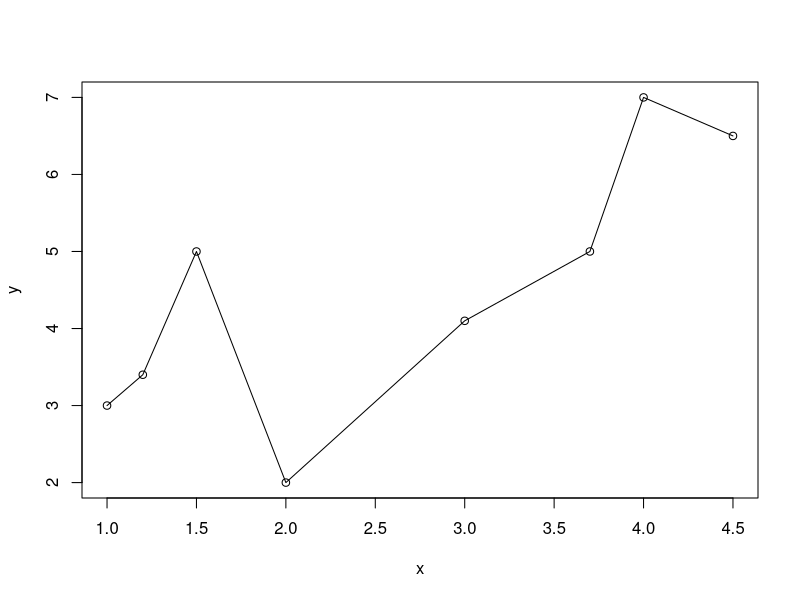
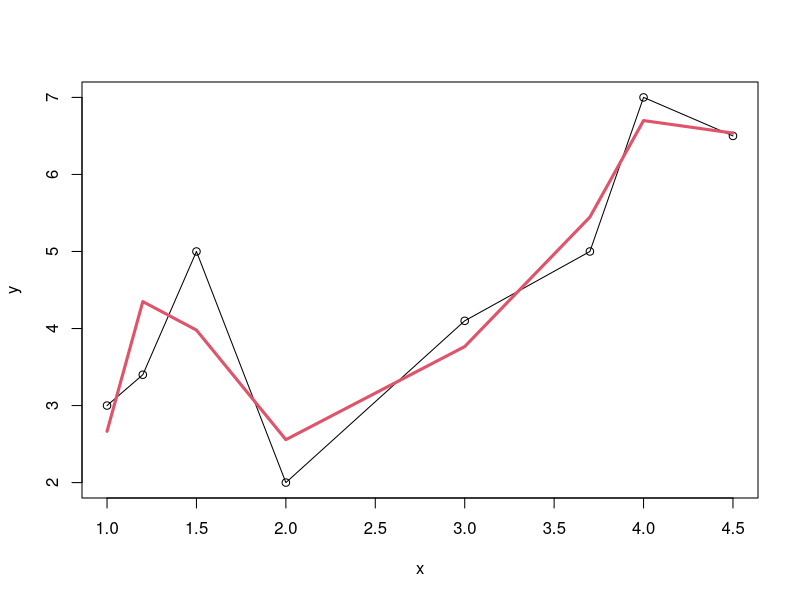
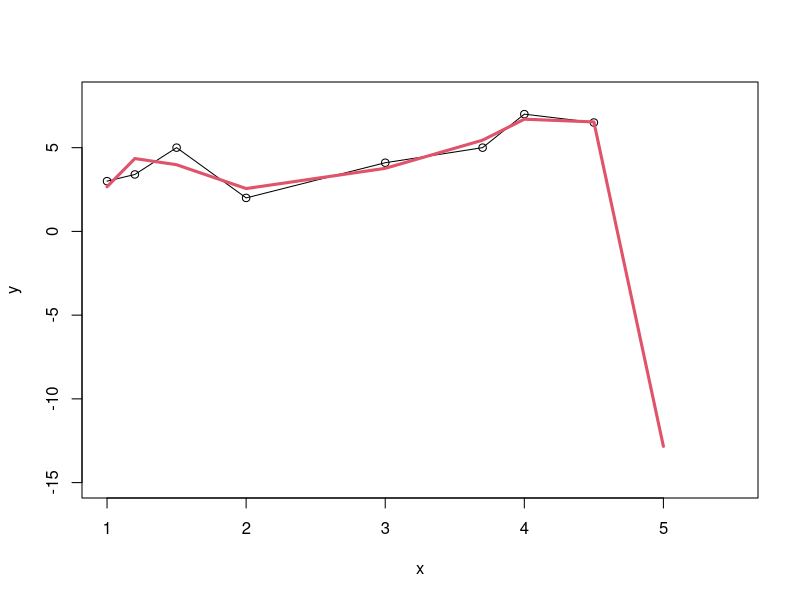
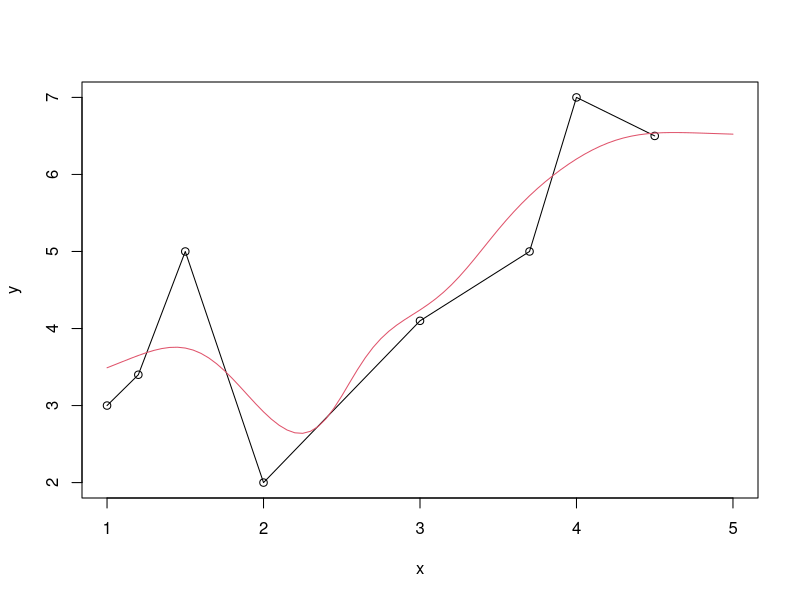
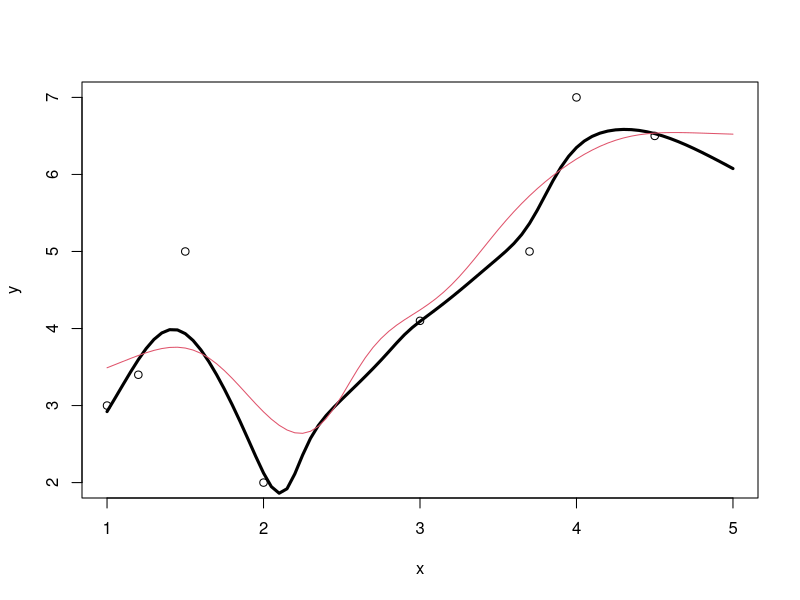
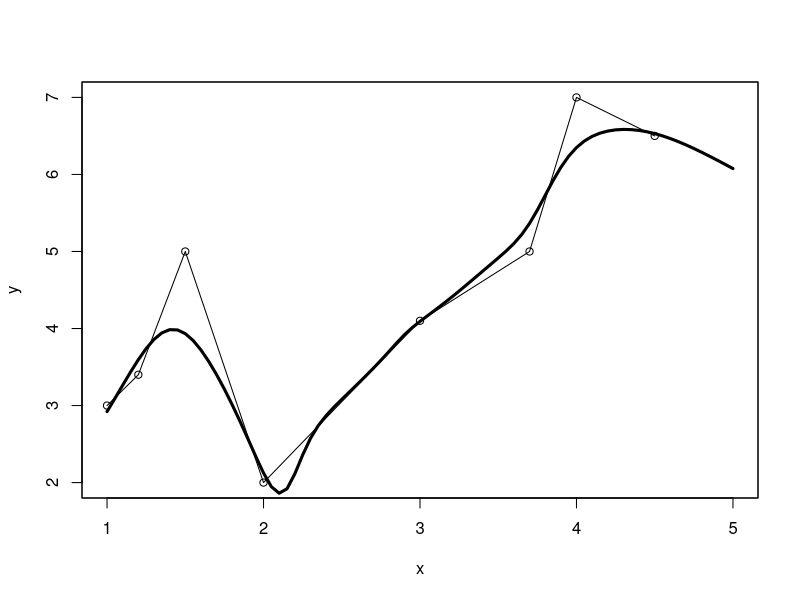

R code for these plots, in order:
### Simulacióm MCO ###
n=100
beta0=10
beta1=1
m=5000 #Num replicas
# consideramos siempre en una simulación las x's como fijas
x<-1:n
bet0=NULL
bet1=NULL
best=NULL
for(j in 1:m ){
  e=rnorm(n, mean=0, sd=2) # errores iid normalmente de varianza constante
  y=beta0+beta1*x+e #muestra
  lm1=lm(y~x) #ejecutamos con el comando lm un MRNL
  bet0[j]=lm1$coefficients[1]
  bet1[j]=lm1$coefficients[2]
}
best[1]<-mean(bet0)
best[2]<-mean(bet1)
est<- data.frame(b0=c(round(best[1],3)), b1=c(round(best[2],3)), row.names="estimaciones");est
cbind(best[1],best[2])
### Regresión por mínimos cuadrados ###
x=c(1,1.2,1.5,2,3,3.7,4,4.5)
y=c(3,3.4,5,2,4.1,5,7,6.5)
plot(x,y);lines(x,y)
w=c(0.33,0.33,0.28,0.06,0,0,0,0)
lm(y~x)
# usando el criterio general de un modelo múltiple sin intercepto donde las variables se han ponderado por sqrt(wi)
wi=sqrt(w)
yw1=wi*y
xw1=wi*x
lm(yw1~wi+xw1-1) #lm(y~x, weights=w)
### Ajuste polinomial ###
x2=x^2; x3=x^3; x4=x^4; x5=x^5; x6=x^6;
lm1=lm(y~x+x2+x3+x4+x5+x6)
X=cbind(rep(1,8), x,x2,x3,x4,x5,x6)
ye=X%*%lm1$coefficients
plot(x,y); lines(x,y); lines(x, ye, col=2, lwd=3)
# clauclo de y estimado cuando x es igual a 5 (predicción)
xn=5
xf=c(1,xn,xn^2,xn^3,xn^4,xn^5,xn^6)
Xf=rbind(X,xf) # x futuro, linea de info con la cual se estima el vallor de y cuando x es igual a 5
yf=Xf%*%lm1$coefficients #y estimado
plot(x,y, xlim=c(1,5.5), ylim=c(-15,8)); lines(x,y)
lines(c(x,xn), yf, col=2, lwd=3)
### Modelo no paramétrico por polinomios locales ###
# Con la siguiente instrucción se obtiene el estimador de Nardaya-Watson, este no admite polinomios luego sus suavizamiento no es el mejor
hs=1
xs=seq(min(x),5,0.05)
ys=ksmooth(x,y,kernel="normal", bandwidth=hs, x.points=xs)
ys$x #puntos de evaluación
ys$y # estimaciones
plot(x,y, xlim=c(1,5)); lines(x,y)
lines(ys$x, ys$y, col=2)
# Ksmooth es suavizador con base en el estimador Local mean(Naradaya) para cada punto un modelo de regresión polinómico centrado en x
### pendientes ###
a=12; b=11
ys$x[b]
(ys$y[b]-ys$y[a])/(ys$x[b]-ys$x[a])
a=36; b=35
(ys$y[b]-ys$y[a])/(ys$x[b]-ys$x[a])
# ancho de banda para que coincida sm.regression con el siguiente código
h=0.3
#h=0.4
#h=0.5
points=seq(min(x), 5,0.05);
a=rep(0, length(points))
b=rep(0, length(points))
for(i in 1:length(points)){
  z=(x-points[i])/h
  k=(1/((2*pi)^0.5))*exp(-0.5*z*z)
  wi=k/sum(k)
  xt=x-points[i] #estimador no paramétrico, polinomio local grado 1
  xt2=(x-points[i])^2
  xt3=(x-points[i])^3
  lm1=lm(y~xt, weights=wi) 
  # lm1=lm(y~xt+xt2,weights=wi)
  # lm1=lm(y~xt+xt2+xt3,weights=wi)
  a[i]=lm1$coefficients[1]
}
points #points evaluados
a # estimaciones
plot(x,y, xlim=c(1,5));
lines(points, a, lwd=3) #linear local
lines(ys$x, ys$y, col=2) # estimador Nadaraya-Watson
library(sm)
h.sm=h
ye=sm.regression(x,y, h=h.sm, model="none", eval.points=points, xlim=c(1,5))
lines(points, a, lwd=3)
lines(x,y)
# ye coincide con la estimación de polinomio local de grado 1
rm(list=ls())
